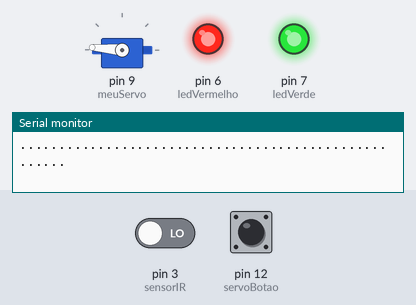
A sketch run on a simulated Arduino Uno, built with avr-gcc and run on an emulated ATmega328P. Parts: servo, output pins drawn as LEDs (lit = HIGH), the last lines printed to the serial monitor. Inputs (shaded band) come from the test bench; at power-on: pin 12 (servoBotao) LOW, pin 3 (sensorIR) LOW.

Above: at 4.4 s.
4.5 s: pin 12 (servoBotao) pulled HIGH for 0.15 s
At 5.7 s:
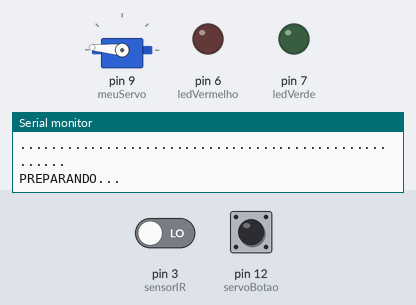
7.6 s: pin 3 (sensorIR) driven HIGH
At 8.8 s:
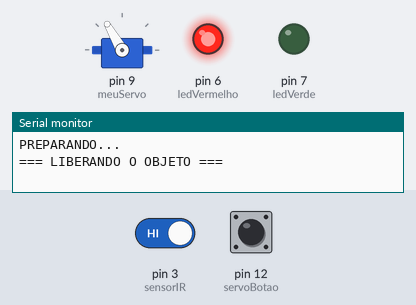
9.2 s: pin 3 (sensorIR) driven LOW
At 10.3 s:
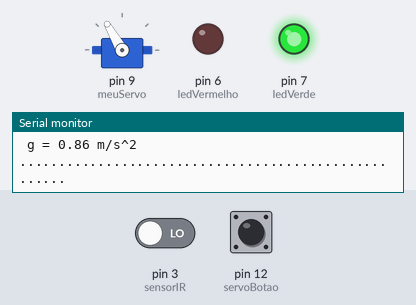
12.2 s: pin 12 (servoBotao) pulled HIGH for 1 s
At 15.62 s:
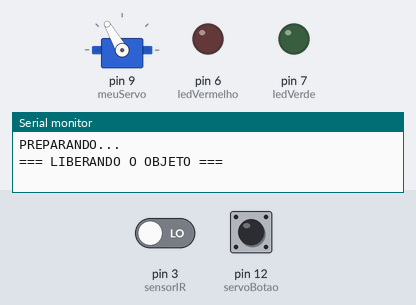
Timing chart, 0 to 15.7 s (numbered marks = the images above; inputs shaded):
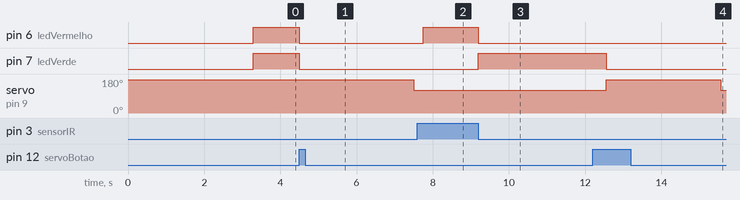

The sketch:

queda-livre-capitulo-livro.ino
```cpp
/* UNIVERSIDADE FEDERAL RURAL DO SEMI-ARIDO
   CENTRO DE CIENCIAS EXATAS E NATURAIS - CCEN
   BACHARELADO EM CIENCIAS E TECNOLOGIA - BCT
   O programa calcula o intervalo de tempo entre três sensores
   infravermelho,
   e determina se o movimento é uniforme ou uniformemente variado
   Este programa poderá ser usado para se determinar a aceleração
   gravitacional
*/

#include <Servo.h>

Servo meuServo;
bool servoAtivo = false;                            // o servomotor inicia desativado
int fechado = 175;                                  // posicao de inicial do servomotor
int aberto = 120;                                   // posicao de abertura do servomotor
int atraso = 250;                                   // atraso necessário para a bola ser totalmente liberada

const int servoBotao = 12;                          // o botão deverá ser ligado no pino digital 12
const int ledVerde = 7;                             // o LED verde deverá ser ligado no pino digital 7
const int ledVermelho = 6;                          // o LED vermelho deverá ser ligado no pino digital 6
const int sensorIR = 3;                             // configura o pino digital 3 para o sensor
int estadoIR;                                       // variável que guarda o estado do sensor
long instanteIR;                                    // tempo decorrido pelo programa até o sensor
long instanteInicial;                               // tempo decorrido antes de ativar o servomotor
long interTempoIR;                                  // intervalo decorrido do início até o sensor
float deslocamentoIR = 900.0;                       // distância sugerida, em milimetros, até o sensor.
// Mude se for conveniente.
float gravidade;                                    // variáveis que guardam a gravidade em cada instante
float gravidadeMedia;
int i = 0;

float velocidade;
long tempoTotal = 3000;                             // tempo de espera para efetuar nova leitura

void setup() {
  Serial.begin(9600);

  Serial.println(".....................................................");
  Serial.println("TESTES DE EXPERIMENTOS FÍSICOS COM ARDUINO");
  Serial.println(".....................................................");
  delay(1000); // pausa de 1 segundos
  Serial.println(".....................................................");
  Serial.println("=== CINEMATICA ===");
  Serial.println(".....................................................");
  delay(1000); // pausa de 1 segundos
  Serial.println(".....................................................");
  Serial.println("Afericao da Aceleracao Gravitacional (g)");
  Serial.println(".....................................................");
  delay(500); // pausa de 0.5 segundos
  Serial.println("=== APERTE O BOTAO PARA INICIAR O EXPERIMENTO ===");
  Serial.println(".....................................................");
  delay(500); // pausa de 0.5 segundos

  pinMode(ledVermelho, OUTPUT);                     // configura o pino 6 como saída
  pinMode(ledVerde, OUTPUT);                        // configura o pino 7 como saída
  pinMode(sensorIR, INPUT);                         // configura o pino 3 como entrada
  pinMode(servoBotao, INPUT);                       // configura o pino 12 como entrada
  digitalWrite(ledVermelho, HIGH);                  // desliga LED vermelho
  digitalWrite(ledVerde, HIGH);                     // desliga LED verde
  meuServo.attach(9);                               // configura o pino 9 como saída do servomotor
  meuServo.write(fechado);                          // posição em que o servomotor inicia
}

void loop() {
  digitalWrite(ledVerde, HIGH);
  digitalWrite(ledVermelho, HIGH);                  // desliga LED verde e vermelho
  servoAtivo = digitalRead(servoBotao);             // ler o botão e armazena em servoAtivo

  // se o botão for ativado, o servo ativa e inicia o código
  while (servoAtivo == HIGH) {
    if (instanteInicial == 0) {
      digitalWrite(ledVerde, LOW);                  // desliga o LED verde
      digitalWrite(ledVermelho, LOW);               // desliga os LEDs vermelho
      Serial.println(".....................................................");
      Serial.println("PREPARANDO...");
      delay(3000);
      Serial.println("=== LIBERANDO O OBJETO ===");
      meuServo.write(aberto);                       // abrir a porta
      delay(atraso);                                // espera até a bola ser totalmente liberada
      instanteInicial = millis();                   // armazenar o tempo quando a bola foi liberada
      digitalWrite(ledVerde, LOW);                  // desliga o LED verde
      digitalWrite(ledVermelho, HIGH);              // liga o LED vermelho
    }

    estadoIR = digitalRead(sensorIR);               // ler o sensorIR e armazena em estadoIR
    if (estadoIR == LOW) {
      digitalWrite(ledVerde, HIGH);                 // liga LED Verde
      digitalWrite(ledVermelho, LOW);              // liga LED Vermelho
      instanteIR = millis();                        // armazena o tempo Total decorrido para SensorIR
      interTempoIR = instanteIR - instanteInicial;
      gravidade = (2 * 0.001 * deslocamentoIR) / sq(0.001 * interTempoIR);
      velocidade = 0.001 * interTempoIR * gravidade;

      /*
      gravidadeMedia += gravidade;
      i++;
      Serial.print("Medida ");
      Serial.print(i);
      Serial.println(" aferida");
      if (i == 10) {
        Serial.println(gravidadeMedia / 10);
      }

      */
      Serial.println(".....................................................");
      Serial.print(" distância = ");
      Serial.print(0.001 * deslocamentoIR);
      Serial.println(" m");

      Serial.print(" tempo = ");
      Serial.print(0.001 * interTempoIR);
      Serial.println(" s");

      Serial.println(".....................................................");
      Serial.println("|||| Velocidade ||||");
      Serial.print("\n v = ");
      Serial.print(velocidade);
      Serial.println(" m/s");
      Serial.println("\n.....................................................");

      Serial.println(".....................................................");
      Serial.println("|||| Aceleracao no Plano ||||");
      Serial.print("\n g = ");
      Serial.print(gravidade);                      // imprime no monitor serial o valor aproximado da aceleração gravitacional
      Serial.println(" m/s^2");
      Serial.println("\n.....................................................");


      delay(tempoTotal);                            // tempo de espera para efetuar nova leitura
      instanteInicial = 0;                          // a variável do tempo inicial será limpa
      meuServo.write(fechado);                      // o servomotor volta ao estado inicial
      servoAtivo = LOW;                             // o código sai da estrutura while

    }
    else {
    }
  }
}
```

Measured:
- after the input at 4.5 s, pin 6 (ledVermelho), pin 7 (ledVerde): HIGH → LOW at once; servo on pin 9 (meuServo): 175° → 120° after 3.0 s
- after the input at 7.6 s, pin 6 (ledVermelho): LOW → HIGH after 0.16 s; pin 7 (ledVerde): stays LOW (without the input it goes to HIGH after 0.16 s)
- after the input at 9.2 s, pin 6 (ledVermelho): HIGH → LOW at once; pin 7 (ledVerde): LOW → HIGH at once
- after the input at 12.2 s, pin 6 (ledVermelho): stays LOW (without the input it goes to HIGH after 0.35 s); pin 7 (ledVerde): HIGH → LOW after 0.35 s
